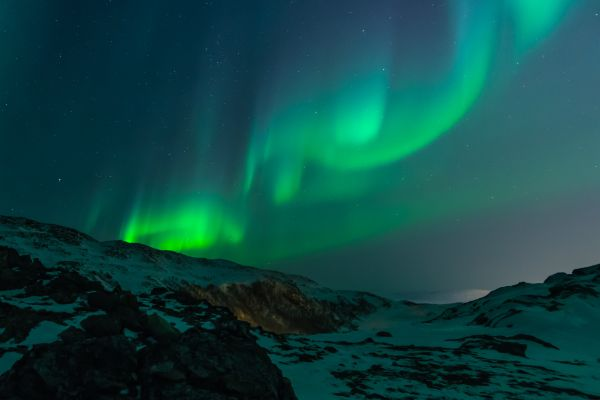
#> input picture 01.Write&Read-Images/Cam_Image.jpg, 600 x 400 px, given in place of the camera
$ python '13)Mini-Project(Final).py'
#> lines starting #> are read from the running program, lines starting #| are printed output that depends on the picture
#> in main, frame is the input picture: shape (400, 600, 3); mean B, G, R 69.3, 72, 15.4
import cv2
import numpy as np
import matplotlib.pyplot as plt


def sketch(img):
    if img.shape[0]>0 and img.shape[1]>0:

        #Convert image to grayscale
        img_gray = cv2.cvtColor(img,cv2.COLOR_BGR2GRAY)
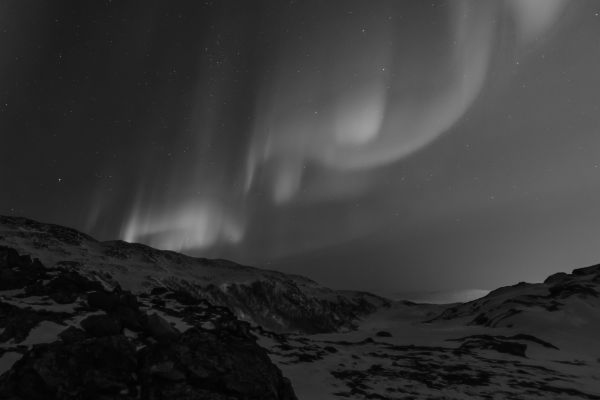
#> img_gray: shape (400, 600); min 0, max 157, mean 54.8

        #Clean up image using Gaussian Blur
        img_gray_blur = cv2.GaussianBlur(img_gray,(5,5),0)

        #Extract Edges
        canny_edges = cv2.Canny(img_gray_blur,10,70)
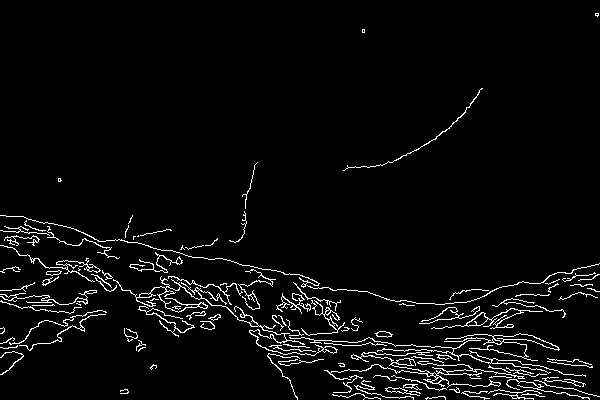
#> canny_edges: shape (400, 600); 4% white in thin lines or dots

        #Do an invert binarize the image
        ret,mask = cv2.threshold(canny_edges,70,255,cv2.THRESH_BINARY_INV)
#> mask: shape (400, 600); 96% white; black in thin lines or dots

    else:
        print("Unfortunately Image is empty")
    return mask

def main():

    cap = cv2.VideoCapture(0)

    while True:
        ret,frame = cap.read()

        cv2.imshow('Live sketcher', sketch(frame))

        if cv2.waitKey(1) & 0xFF == 13: #13 is enter key
#> (key Esc is pressed here)
            cap.release()
#> (the run stopped early here; a loop or call above may not have finished)
